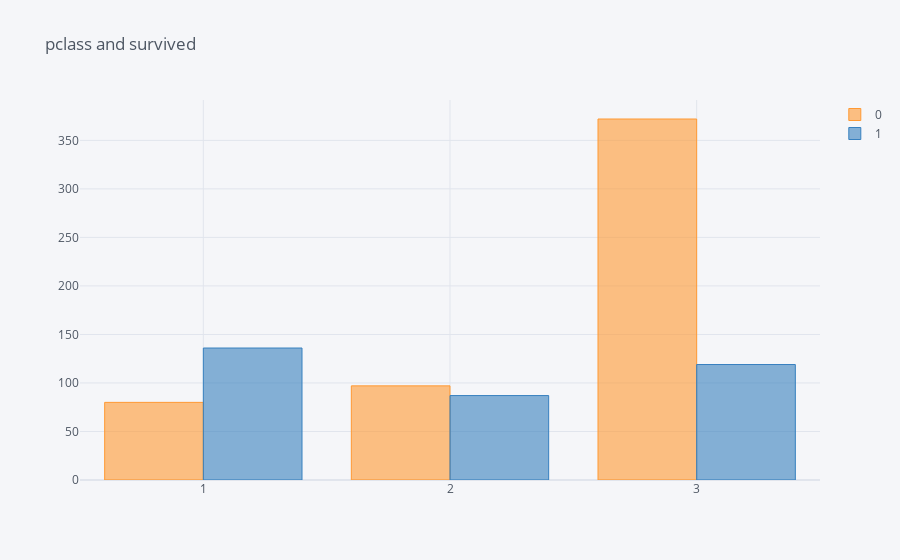

The code cell stored with this chart in its notebook:
### Code cell
pd.crosstab(train['pclass'], train['survived']).iplot(kind='bar', title = 'pclass and survived')

### Figure 1 — Plotly figure (JSON) as saved in the notebook; plotly's stock layout.template omitted (floating-point values rounded to 4 significant figures)
{"data": [{"marker": {"color": "rgba(255, 153, 51, 0.6)", "line": {"color": "rgba(255, 153, 51, 1.0)", "width": 1}}, "name": "0", "orientation": "v", "text": "", "type": "bar", "x": [1, 2, 3], "y": [80, 97, 372]}, {"marker": {"color": "rgba(55, 128, 191, 0.6)", "line": {"color": "rgba(55, 128, 191, 1.0)", "width": 1}}, "name": "1", "orientation": "v", "text": "", "type": "bar", "x": [1, 2, 3], "y": [136, 87, 119]}], "layout": {"legend": {"bgcolor": "#F5F6F9", "font": {"color": "#4D5663"}}, "paper_bgcolor": "#F5F6F9", "plot_bgcolor": "#F5F6F9", "title": {"font": {"color": "#4D5663"}, "text": "pclass and survived"}, "xaxis": {"gridcolor": "#E1E5ED", "showgrid": true, "tickfont": {"color": "#4D5663"}, "title": {"font": {"color": "#4D5663"}, "text": ""}, "zerolinecolor": "#E1E5ED"}, "yaxis": {"gridcolor": "#E1E5ED", "showgrid": true, "tickfont": {"color": "#4D5663"}, "title": {"font": {"color": "#4D5663"}, "text": ""}, "zerolinecolor": "#E1E5ED"}}}
